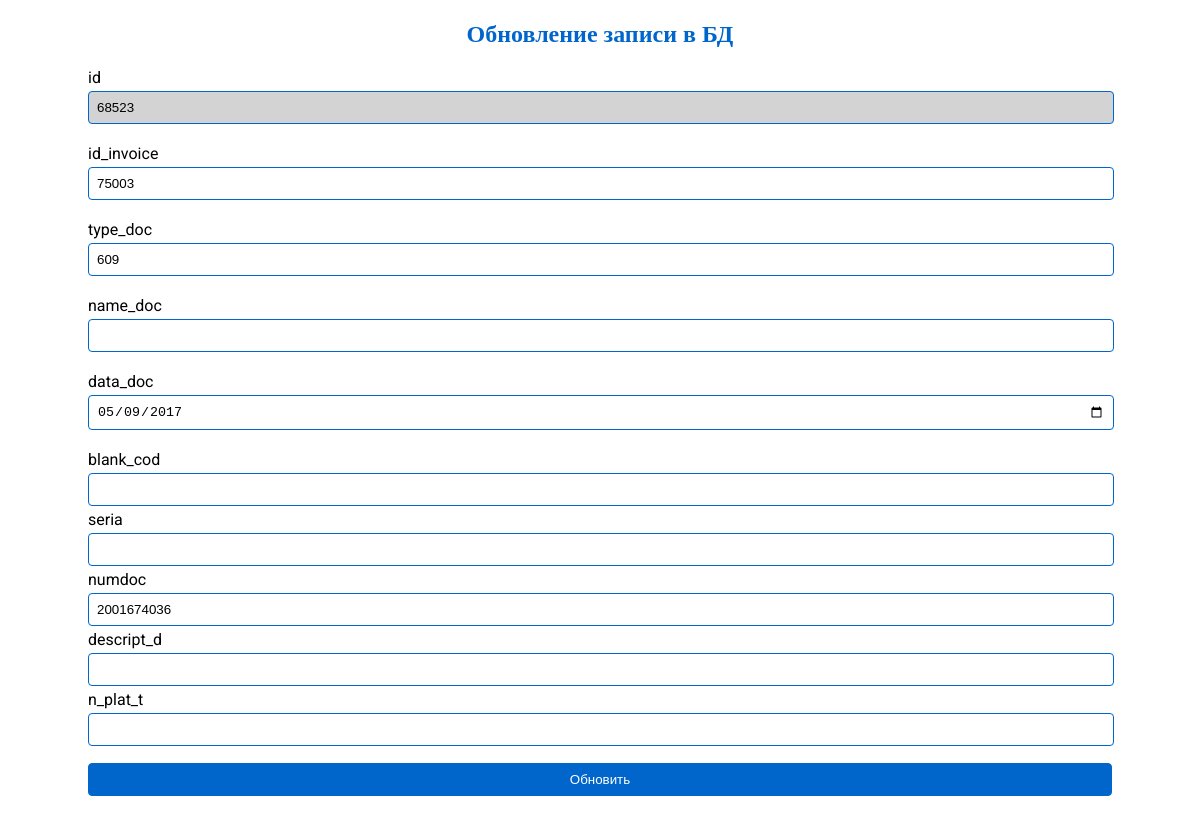
The page /inv_docs/update?id=68523 on the database its author committed.
### tables this page shows
CREATE TABLE `inv_docs` (
  `id` int NOT NULL,
  `id_invoice` bigint NOT NULL,
  `type_doc` varchar(3) NOT NULL,
  `name_doc` varchar(50) NOT NULL,
  `data_doc` date NOT NULL,
  `blank_cod` varchar(6) NOT NULL,
  `seria` varchar(2) NOT NULL,
  `numdoc` varchar(128) NOT NULL,
  `descript_d` varchar(150) NOT NULL,
  `n_plat_t` varchar(10) NOT NULL
);

### src/inv_docs/update/index.php (the view, shortened to what this page needs)
<?php
include '../../_includes/head.php';
?>
<?php
include '../../_includes/connect.php';
$ID = $_GET['id'];
$SQL = "SELECT * FROM `inv_docs` WHERE id = ?;";
$stmt = $conn->prepare($SQL);
$stmt->bind_param("i", $ID);
$stmt->execute();
$result = $stmt->get_result();
if ($result->num_rows > 0) {
    $DATA = $result->fetch_assoc();
} else {
    echo "No records found.";
    exit();
}
?>
<div class="container">
    <form class="form" action="/inv_docs/update/update-script.php" method="POST">
        <h2>Обновление записи в БД</h2>
        <div class="form__div">
            <label class="form__label" for="id">id</label>
            <input class="form__input form__input--read-only" type="number" name="id" id="id" max="999999999" min="0"
                value="<?= $DATA['id'] ?>" readonly />
        </div>
        <div class="form__div">
            <label class="form__label" for="id_invoice">id_invoice</label>
            <input class="form__input" type="number" name="id_invoice" id="id_invoice" max="9999999999999999" min="0"
                value="<?= $DATA['id_invoice'] ?>" />
        </div>
        <div class="form__div">
            <label class="form__label" for="type_doc">type_doc</label>
            <input class="form__input" type="text" name="type_doc" id="type_doc" maxlength="3"
                value="<?= $DATA['type_doc'] ?>" />
        </div>
        <div class="form__div">
            <label class="form__label" for="name_doc">name_doc</label>
            <input class="form__input" type="text" name="name_doc" id="name_doc" maxlength="50"
                value="<?= $DATA['name_doc'] ?>" />
        </div>
        <div class="form__div">
            <label class="form__label" for="data_doc">data_doc</label>
            <input class="form__input" type="date" name="data_doc" id="data_doc" value="<?= $DATA['data_doc'] ?>" />
        </div>
        <div class="blank_cod">
            <label class="form__label" for="blank_cod">blank_cod</label>
            <input class="form__input" type="text" name="blank_cod" id="blank_cod" maxlength="6"
                value="<?= $DATA['blank_cod'] ?>" />
        </div>
        <div class="blank_cod">
            <label class="form__label" for="seria">seria</label>
            <input class="form__input" type="text" name="seria" id="seria" maxlength="2"
                value="<?= $DATA['seria'] ?>" />
        </div>
        <div class="blank_cod">
            <label class="form__label" for="numdoc">numdoc</label>
            <input class="form__input" type="text" name="numdoc" id="numdoc" maxlength="128"
                value="<?= $DATA['numdoc'] ?>" />
        </div>
        <div class="blank_cod">
            <label class="form__label" for="descript_d">descript_d</label>
            <input class="form__input" type="text" name="descript_d" id="descript_d" maxlength="150"
                value="<?= $DATA['descript_d'] ?>" />
        </div>
        <div class="blank_cod">
            <label class="form__label" for="n_plat_t">n_plat_t</label>
            <input class="form__input" type="text" name="n_plat_t" id="n_plat_t" maxlength="10"
                value="<?= $DATA['n_plat_t'] ?>" />
        </div>
        <button class="form__button" type="success">Обновить</button>
    </form>
</div>

### src/assets/main.css (style rules this page uses)
html { width: 100%; height: 100%; }
body { width: 100%; height: 100%; margin: 0; font-family: "Roboto"; }
h1, h2, h3, h4, h5, h6 { text-align: center; color: #06c; }
.container { max-width: 1024px; margin: 0 auto; padding: 0 5%; }
.form { margin: 1em 0; }
.form__div { width: 100%; margin: 1em 0; }
.form__label { width: 100%; }
.form__input { width: calc(100% - 8px * 2); padding: 8px; border: 1px solid #06c; border-radius: 4px; margin: 4px 0; }
.form__input--read-only { background-color: lightgray; }
.form__button { width: 100%; border: 1px solid #06c; background-color: #06c; color: white; margin: 1em 0; padding: 8px; border-radius: 4px; }

### rows shown on the page
inv_docs: id "68523", id_invoice "75003", type_doc "609", data_doc "05/09/2017", numdoc "2001674036"
